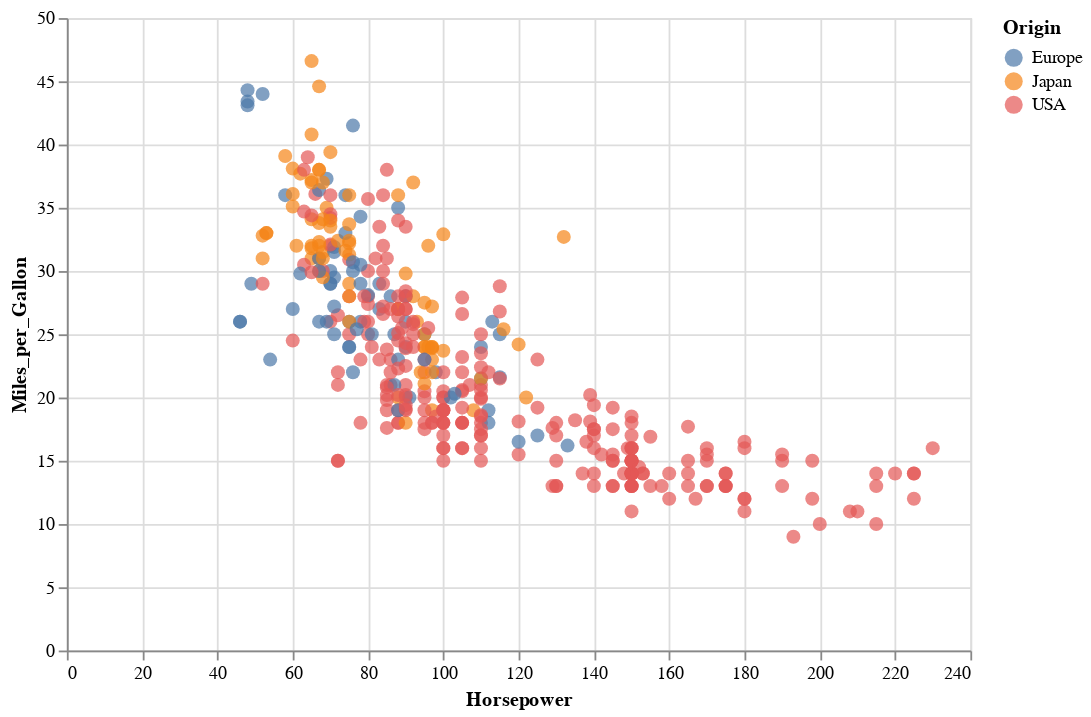

The cell this chart's notebook holds for it:
### Markdown cell above
#### _Gráfico de dispersión_ (aka _scatterplot_)

### Code cell
import altair as alt
from vega_datasets import data

cars = data.cars()

alt.Chart(cars).mark_circle(size=60).encode(
    x='Horsepower',
    y='Miles_per_Gallon',
    color='Origin',
    tooltip=['Name', 'Origin', 'Horsepower', 'Miles_per_Gallon']
).properties(
    height = 350,
    width = 500,
).interactive()

### Figure 1 — Vega-Lite specification as saved in the notebook (floating-point values rounded to 4 significant figures; data arrays with more than 128 entries replaced by an {"elided": "..."} marker saying what was removed)
{"$schema": "https://vega.github.io/schema/vega-lite/v2.6.0.json", "config": {"view": {"height": 300, "width": 400}}, "data": {"name": "data-f02450ab61490a1363517a0190416235"}, "datasets": {"data-f02450ab61490a1363517a0190416235": {"elided": "406 records"}}, "encoding": {"color": {"field": "Origin", "type": "nominal"}, "tooltip": [{"field": "Name", "type": "nominal"}, {"field": "Origin", "type": "nominal"}, {"field": "Horsepower", "type": "quantitative"}, {"field": "Miles_per_Gallon", "type": "quantitative"}], "x": {"field": "Horsepower", "type": "quantitative"}, "y": {"field": "Miles_per_Gallon", "type": "quantitative"}}, "height": 350, "mark": {"size": 60, "type": "circle"}, "selection": {"selector001": {"bind": "scales", "encodings": ["x", "y"], "mark": {"fill": "#333", "fillOpacity": 0.125, "stroke": "white"}, "on": "[mousedown, window:mouseup] > window:mousemove!", "resolve": "global", "translate": "[mousedown, window:mouseup] > window:mousemove!", "type": "interval", "zoom": "wheel!"}}, "width": 500}
